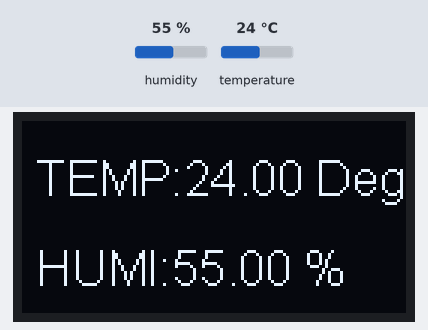
Simulated run of this sketch. Board: ESP8266 (NodeMCU). Shown: 128×64 one-colour display. The test bench sets the inputs (shaded band); at power-on: humidity 55 %, temperature 24 °C. What the sketch prints to the serial monitor is not drawn.

Above: at 8.6 s.
8.7 s: humidity set to 22 %
At 11.7 s:
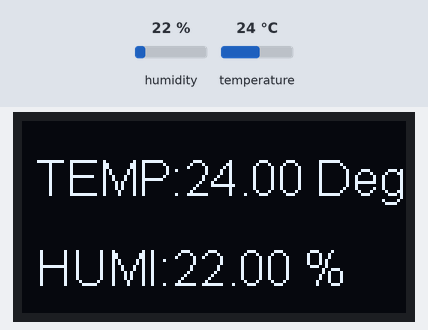
13.2 s: temperature set to 12 °C
At 15.3 s:
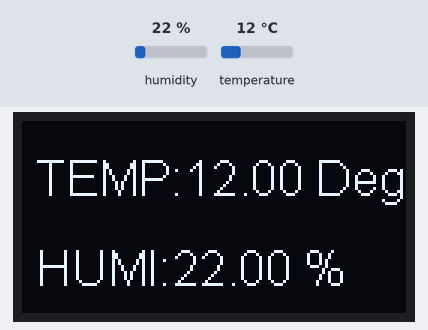
17.7 s: humidity set to 40 %
At 21.5 s:
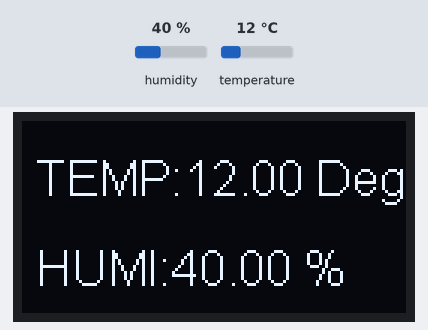
22.2 s: temperature set to 19 °C
At 23.9 s:
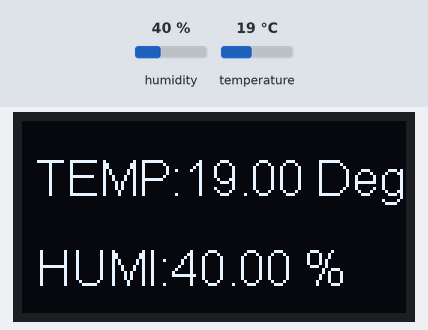
Timing chart, 0 to 25.4 s (numbered marks = the images above; inputs shaded):
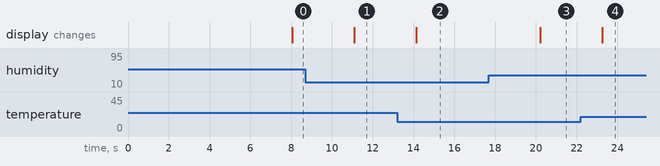

Measured:
- after the input at 8.7 s, the display: changes after 2.4 s (image 1)
- after the input at 13.2 s, the display: changes after 0.94 s (image 2)
- after the input at 17.7 s, the display: changes after 2.5 s (image 3)
- after the input at 22.2 s, the display: changes after 1.1 s (image 4)

The sketch:

dht11Oled.ino
```cpp
#include "DHT.h"
//#include <ESP8266WiFi.h>
//#include <Wire.h>  // Only needed for Arduino 1.6.5 and earlier
#include "SSD1306.h" // alias for `#include "SSD1306Wire.h"`
#define DHTPIN 10
#define DHTTYPE DHT11
DHT dht(DHTPIN, DHTTYPE);
SSD1306  display(0x3c, 4, 5);

void setup()
{
  Serial.begin(115200);
  Serial.println("Init setup");

  display.init();
  display.flipScreenVertically();
  display.setFont(ArialMT_Plain_16);
  display.flipScreenVertically();
  display.drawString(5, 10, "Internet of Things");
  display.drawString(40, 30, "IoT A/C");
  display.display();
  delay(5000);

  dht.begin();
}

void loop()
{
  display.clear();
  delay(3000); // greater than 3s to stable
  float temp = dht.readTemperature();
  float humi = dht.readHumidity();
  Serial.println(temp);
  Serial.println(humi);

  if (isnan(temp) || isnan(humi)) {
    Serial.println("Failed to read from DHT sensor!");
    return;
  }

  display.drawString(5, 10, "TEMP:" + String(temp, 2) + " Deg");
  Serial.println("TEMP:" + String(temp, 2));
  display.drawString(5, 40, "HUMI:" + String(humi, 2) + " %");
  Serial.println("HUMI:" + String(humi, 2));
  display.display();
}
```
